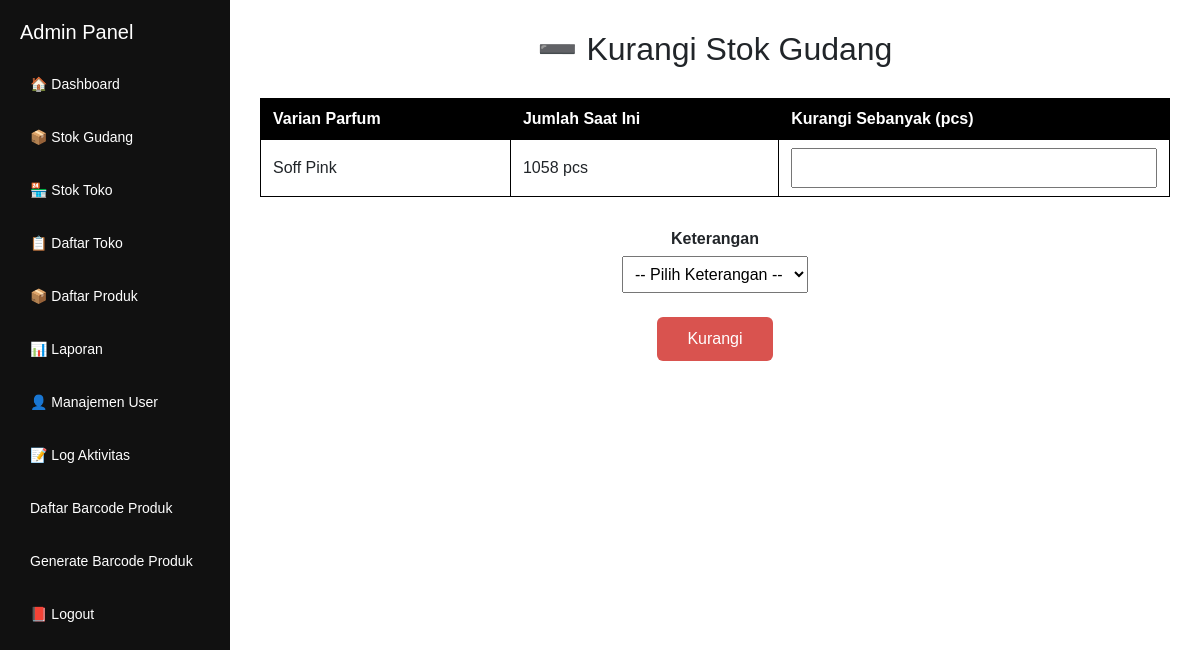
The page /admin/kurang-stok-gudang.php?id=1 (signed in) on the database as committed earlier.
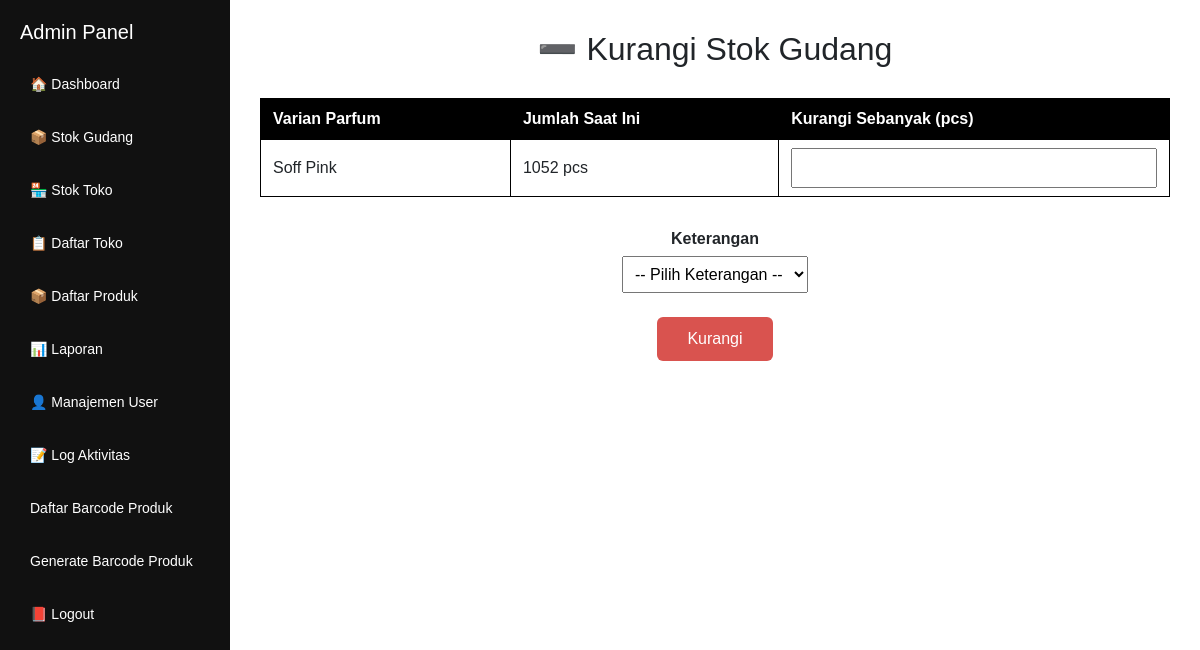
The same page on the database as committed later.
### tables this page shows
CREATE TABLE `stok_gudang` (
  `id` int(11) NOT NULL,
  `nama_barang` varchar(100) NOT NULL,
  `jumlah` int(11) NOT NULL,
  `keterangan` varchar(50) NOT NULL,
  `satuan` varchar(20) DEFAULT NULL,
  `updated_by` varchar(50) DEFAULT NULL,
  `updated_at` timestamp NOT NULL DEFAULT current_timestamp() ON UPDATE current_timestamp(),
  `asal_toko` varchar(100) DEFAULT NULL
);

### admin/kurang-stok-gudang.php (the view, shortened to what this page needs)
<?php include 'header.php'; ?>
<?php include '../koneksi.php'; ?>
<?php
$id = $_GET['id'];
$query = mysqli_query($conn, "SELECT * FROM stok_gudang WHERE id='$id'");
$data = mysqli_fetch_assoc($query);
?>
<h2 style="text-align: center; margin-bottom: 30px;">➖ Kurangi Stok Gudang</h2>
<form method="POST" action="proses-kurang-stok.php">
  <div class="table-wrapper">
    <table>
      <thead style="background-color: black; color: white;">
        <tr>
          <th>Varian Parfum</th>
          <th>Jumlah Saat Ini</th>
          <th>Kurangi Sebanyak (pcs)</th>
        </tr>
      </thead>
      <tbody>
        <tr>
          <td><?= htmlspecialchars($data['nama_barang']) ?></td>
          <td><?= $data['jumlah'] ?> pcs</td>
          <td>
            <input type="number" name="kurangi" min="1" max="<?= $data['jumlah'] ?>" required style="width: 100%; padding: 6px;">
          </td>
        </tr>
      </tbody>
    </table>
  </div>
  <div style="margin-top: 30px; text-align: center;">
    <label><strong>Keterangan</strong></label><br>
    <select name="keterangan" required style="padding: 8px; margin-top: 5px;">
      <option value="">-- Pilih Keterangan --</option>
    </select>
  </div>
  <br>
  <div style="text-align: center;">
    <button type="submit" style="padding: 10px 30px; background-color: #d9534f; color: white; border: none; border-radius: 6px; cursor: pointer;">
      Kurangi
    </button>
  </div>
</form>
</div>
</body>
</html>

Rows that differ between the two databases and show on the page:
changed stok_gudang "Soff Pink": jumlah "1058" → "1052"
